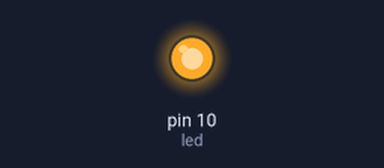
This sketch was run on a simulated Arduino Uno, built with avr-gcc and run on an emulated ATmega328P. Shown: output pins drawn as LEDs (lit = HIGH). No radio packets arrive unless stated.

Above: at 0.1 s.
Timing chart, 0 to 1.6 s (numbered marks = the images above):
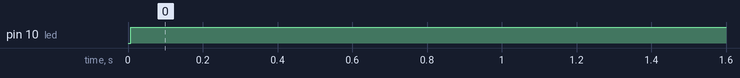

The sketch:

rf.ino
```cpp
#include <nRF24L01.h>
#include <printf.h>
#include <RF24.h>
#include <RF24_config.h>

#include <SPI.h>

int led = 10;
RF24 radio(8, 7);
const uint64_t pipe = 0xE8E8F0F0E1LL;

void setup() {
  Serial.begin(9600);
  radio.begin();
  radio.openWritingPipe(pipe);
  pinMode(led,OUTPUT);

}

void loop() {
  int ledState = 1;
  radio.write(&ledState, sizeof(ledState));
  digitalWrite(led,ledState);
  delay(50);

}
```

Measured:
- by itself, pin 10 (led): LOW → HIGH at 0.01 s
